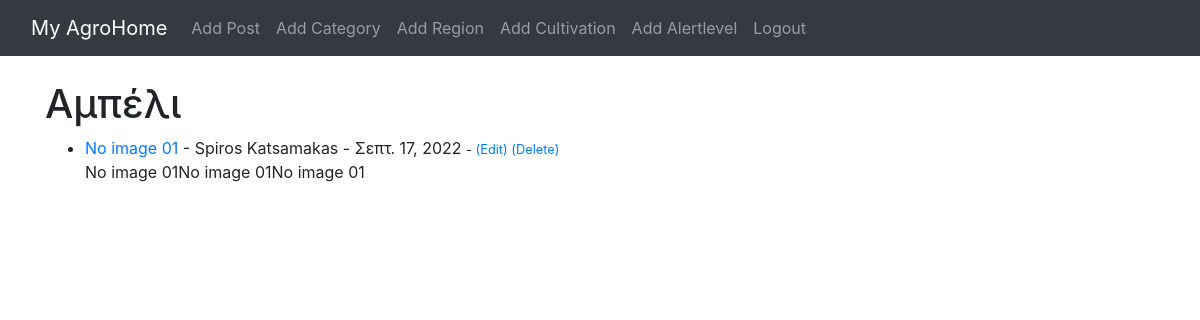
The page /cultivation/Αμπέλι/ (signed in) on the database as committed earlier.
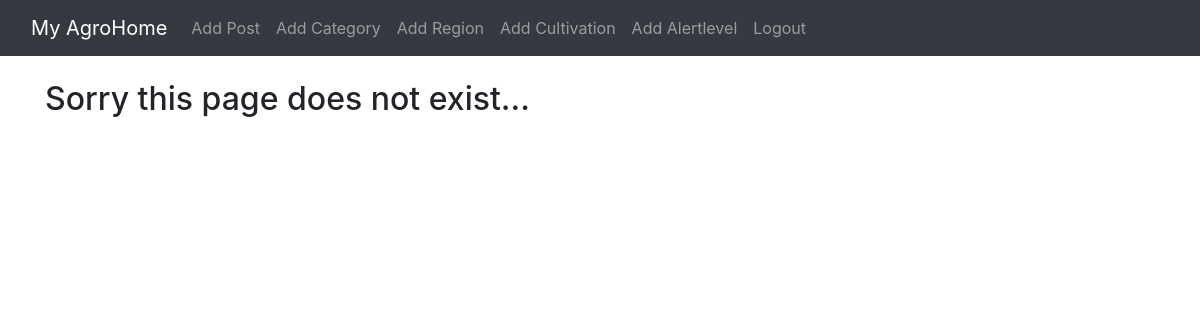
The same page on the database as committed later.
### theblog/models.py (models this page shows, shortened)
class Post(models.Model):
    title = models.CharField(max_length=255)
    title_tag = models.CharField(max_length=255)
    author = models.ForeignKey(User, on_delete=models.CASCADE)
    body = models.TextField(default='text1')
    post_date = models.DateField(auto_now_add=True)
    post_time = models.DateTimeField(default = datetime.now, blank = True)
    category = models.CharField(max_length=255, default='coding')
    region = models.CharField(max_length=255, default='thessaly')
    cultivation = models.CharField(max_length=255, default='tomato')
    alertlevel = models.CharField(max_length=255, default='red')
    snippet = models.CharField(max_length=255, default='Snipped')

### theblog/views.py (the view)
# urls.py: path('cultivation/<str:cults>/', CultivationView, name='cultivation'),
def CultivationView(request, cults):
	cultivation_posts = Post.objects.filter(cultivation=cults)
	return render(request, 'cultivations.html', {'cults':cults.replace('-', ' ').title(), 'cultivation_posts':cultivation_posts})

### theblog/templates/cultivations.html
{% extends 'base.html' %}
{% block content %}
{% if cultivation_posts %}
	<h1>{{ cults }}</h1>
	<ul>
	{% for cultivation in cultivation_posts %}
		<li><a href="{% url 'article-detail' cultivation.pk %}">{{ cultivation.title }}</a>
			- {{ cultivation.author.first_name }} {{ cultivation.author.last_name }} -
			{{ cultivation.post_date }} <small>
			{% if user.is_authenticated %}
				- <a href="{% url 'update_post' cultivation.pk %}">(Edit)</a>
				<a href="{% url 'delete_post' cultivation.pk %}">(Delete)</a>
			{% endif %}
		</small> <br/>
		{{ cultivation.body|slice:":50"|safe }}</li>
	{% endfor %}
	</ul>
{% else %}
	<h2>Sorry this page does not exist...</h2>
{% endif %}
{% endblock %}

Rows that differ between the two databases and show on the page:
removed Post: cultivation "Αμπέλι", title "No image 01", author.first_name "Spiros", author.last_name "Katsamakas", post_date "Σεπτ. 17, 2022", body "No image 01No image 01No image 01"
Other text that changed with them:
text now shown: "Sorry this page does not exist..."
